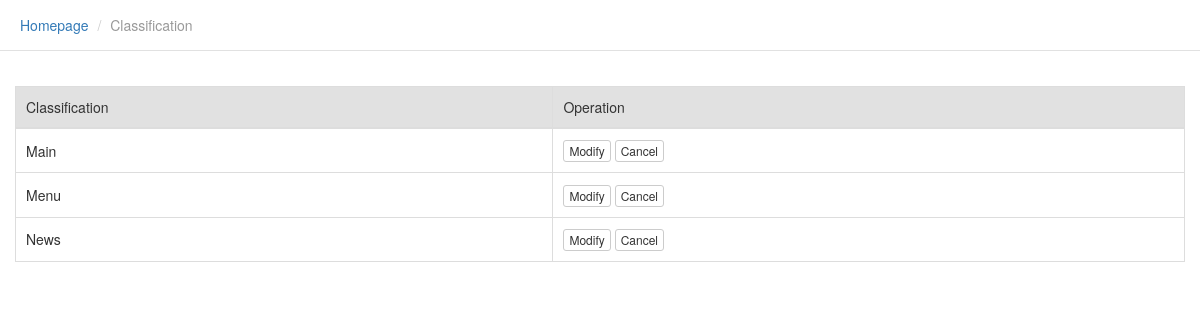
Page /admin/list_category.php on the committed database.
### tables this page shows
CREATE TABLE IF NOT EXISTS `category` (
  `id` int(11) NOT NULL AUTO_INCREMENT COMMENT 'id',
  `type` int(11) DEFAULT NULL COMMENT 'type to be extracted',
  `title` varchar(255) DEFAULT NULL COMMENT 'title',
  `thumb` varchar(255) DEFAULT NULL COMMENT 'cover',
  `content` text COMMENT 'des',
  `created` int(11) DEFAULT NULL COMMENT 'time',
  `updated` int(11) DEFAULT NULL COMMENT 'time',
  `status` tinyint(4) NOT NULL DEFAULT '1' COMMENT 'status',
  `pid` int(11) NOT NULL DEFAULT '0',
  PRIMARY KEY (`id`)
);

### include/SqlHelper.class.php (called while the page is built, shortened)
<?php
    class SqlHelper{
      	public $conn;
      	public function __construct($dbhost,$dbname,$dbpassword,$dbuser){
            $this->host=$dbhost;
            $this->dbname=$dbname;
            $this->username=$dbuser;
            $this->password=$dbpassword;
      		$this->conn=mysql_connect($this->host,$this->username,$this->password);
      	}
      	public function execute_dql($sql){
      		$arr=array();
      		$res=mysql_query($sql,$this->conn) or die(mysql_error());
      		while($row=mysql_fetch_assoc($res)){
      			$arr[]=$row;
      		}
      		return $arr;
      	}
   }

### include/config.inc.php (called while the page is built, shortened)
<?php
require_once('SqlHelper.class.php');
$db = new SqlHelper('localhost','db','root','root');

### admin/list_category.php (the view, shortened to what this page needs)
<?php
include('header.php');
require_once('../include/config.inc.php');
$sql='SELECT * FROM category ORDER BY type DESC';
$data=$db->execute_dql($sql);
?>
<ul class="breadcrumb">
    <li><a href="#">Homepage</a></li>
    <li class="active">Classification</li>
</ul>
<div class="panel-body">
    <div class="table-responsive">
        <table class="table table-bordered table-hover">
            <thead>
                <tr>
                    <td>Classification</td>
                    <td>Operation</td>
                </tr>
            </thead>
            <tbody>
            <?php if(!empty($data)){foreach($data as $item){?>
                <tr>
                    <td><?php echo $item['title'];?></td>
                    <td>
                        <a class="btn btn-default btn-xs" target="_self" href="edit_category.php?id=<?php echo $item['id'];?>">Modify</a>
                        <a class="btn btn-default btn-xs mybb" href="list_category.php?id=<?php echo $item['id'];?>">Cancel</a>
                    </td>
                </tr>
            <?php }}else{?>
                <tr>
                    <td colspan='4' align="center"><span class="text-danger">here is currently no data</span></td>
                </tr>
            <?php }?>
            </tbody>
        </table>
    </div>
</div>
<?php include('footer.php');?>

### admin/css/common.css (style rules this page uses)
html { width: 100%; height: 100%; }
body { width: 100%; height: 100%; background-color: transparent; }
.breadcrumb { border-radius: 0; background-color: #fff; padding: 15px 20px; border-bottom: 1px solid #e1e1e1; }
.breadcrumb .active { color: #999; }
.panel-body { background-color: #fff; }
.table>thead>tr>td { background-color: #e1e1e1; }
.table>tbody>tr>td, .table>tbody>tr>th, .table>tfoot>tr>td, .table>tfoot>tr>th, .table>thead>tr>td, .table>thead>tr>th { vertical-align: middle; padding: 10px; }

### rows in the picture
category: title "Main"
category: title "Menu"
category: title "News"
